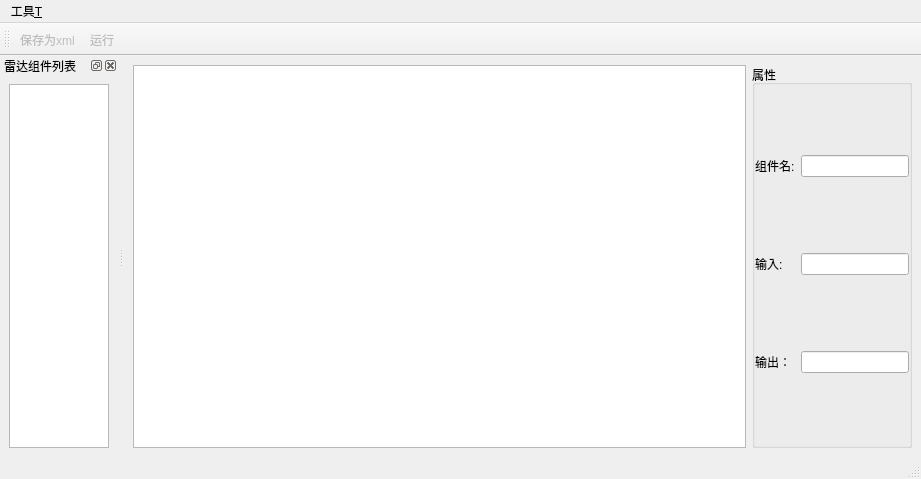
<?xml version="1.0" encoding="UTF-8"?>
<ui version="4.0">
 <class>MainWindow_Radar</class>
 <widget class="QMainWindow" name="MainWindow_Radar">
  <property name="enabled">
   <bool>true</bool>
  </property>
  <property name="geometry">
   <rect>
    <x>0</x>
    <y>0</y>
    <width>921</width>
    <height>479</height>
   </rect>
  </property>
  <property name="windowTitle">
   <string>编辑雷达</string>
  </property>
  <widget class="QWidget" name="centralwidget">
   <layout class="QHBoxLayout" name="horizontalLayout">
    <item>
     <widget class="QGraphicsView" name="graphicsView">
      <property name="styleSheet">
       <string notr="true"/>
      </property>
      <property name="frameShadow">
       <enum>QFrame::Plain</enum>
      </property>
      <property name="sizeAdjustPolicy">
       <enum>QAbstractScrollArea::AdjustToContents</enum>
      </property>
      <property name="backgroundBrush">
       <brush brushstyle="NoBrush">
        <color alpha="255">
         <red>0</red>
         <green>0</green>
         <blue>0</blue>
        </color>
       </brush>
      </property>
     </widget>
    </item>
    <item>
     <widget class="QGroupBox" name="groupBox">
      <property name="sizePolicy">
       <sizepolicy hsizetype="Minimum" vsizetype="Minimum">
        <horstretch>0</horstretch>
        <verstretch>0</verstretch>
       </sizepolicy>
      </property>
      <property name="title">
       <string>属性</string>
      </property>
      <property name="flat">
       <bool>false</bool>
      </property>
      <property name="checkable">
       <bool>false</bool>
      </property>
      <layout class="QVBoxLayout" name="verticalLayout">
       <property name="sizeConstraint">
        <enum>QLayout::SetMinimumSize</enum>
       </property>
       <property name="leftMargin">
        <number>0</number>
       </property>
       <property name="topMargin">
        <number>0</number>
       </property>
       <property name="rightMargin">
        <number>0</number>
       </property>
       <property name="bottomMargin">
        <number>0</number>
       </property>
       <item>
        <layout class="QHBoxLayout" name="horizontalLayout_2">
         <property name="sizeConstraint">
          <enum>QLayout::SetMinimumSize</enum>
         </property>
         <item>
          <widget class="QLabel" name="label_name">
           <property name="text">
            <string>组件名:</string>
           </property>
          </widget>
         </item>
         <item>
          <widget class="QLineEdit" name="lineEdit_CompName">
           <property name="enabled">
            <bool>true</bool>
           </property>
           <property name="sizePolicy">
            <sizepolicy hsizetype="Minimum" vsizetype="Fixed">
             <horstretch>0</horstretch>
             <verstretch>0</verstretch>
            </sizepolicy>
           </property>
           <property name="readOnly">
            <bool>true</bool>
           </property>
          </widget>
         </item>
        </layout>
       </item>
       <item>
        <layout class="QHBoxLayout" name="horizontalLayout_3">
         <property name="sizeConstraint">
          <enum>QLayout::SetMinimumSize</enum>
         </property>
         <item>
          <widget class="QLabel" name="label_input">
           <property name="text">
            <string>输入:</string>
           </property>
          </widget>
         </item>
         <item>
          <widget class="QLineEdit" name="lineEdit_CompInput">
           <property name="sizePolicy">
            <sizepolicy hsizetype="Minimum" vsizetype="Fixed">
             <horstretch>0</horstretch>
             <verstretch>0</verstretch>
            </sizepolicy>
           </property>
           <property name="readOnly">
            <bool>true</bool>
           </property>
          </widget>
         </item>
        </layout>
       </item>
       <item>
        <layout class="QHBoxLayout" name="horizontalLayout_4">
         <property name="sizeConstraint">
          <enum>QLayout::SetMinimumSize</enum>
         </property>
         <item>
          <widget class="QLabel" name="label_output">
           <property name="text">
            <string>输出：</string>
           </property>
          </widget>
         </item>
         <item>
          <widget class="QLineEdit" name="lineEdit_CompOutput">
           <property name="sizePolicy">
            <sizepolicy hsizetype="Minimum" vsizetype="Fixed">
             <horstretch>0</horstretch>
             <verstretch>0</verstretch>
            </sizepolicy>
           </property>
           <property name="readOnly">
            <bool>true</bool>
           </property>
          </widget>
         </item>
        </layout>
       </item>
      </layout>
     </widget>
    </item>
   </layout>
  </widget>
  <widget class="QMenuBar" name="menubar">
   <property name="geometry">
    <rect>
     <x>0</x>
     <y>0</y>
     <width>921</width>
     <height>21</height>
    </rect>
   </property>
   <widget class="QMenu" name="menu">
    <property name="title">
     <string>工具&amp;T</string>
    </property>
    <addaction name="actionCom_list"/>
    <addaction name="actionOpenXml"/>
    <addaction name="actionsave"/>
    <addaction name="actionRunRadar"/>
   </widget>
   <addaction name="menu"/>
  </widget>
  <widget class="QStatusBar" name="statusbar"/>
  <widget class="QDockWidget" name="dockCompList">
   <property name="enabled">
    <bool>true</bool>
   </property>
   <property name="sizePolicy">
    <sizepolicy hsizetype="Preferred" vsizetype="Preferred">
     <horstretch>0</horstretch>
     <verstretch>0</verstretch>
    </sizepolicy>
   </property>
   <property name="minimumSize">
    <size>
     <width>91</width>
     <height>113</height>
    </size>
   </property>
   <property name="autoFillBackground">
    <bool>false</bool>
   </property>
   <property name="styleSheet">
    <string notr="true"/>
   </property>
   <property name="floating">
    <bool>false</bool>
   </property>
   <property name="features">
    <set>QDockWidget::AllDockWidgetFeatures</set>
   </property>
   <property name="windowTitle">
    <string>雷达组件列表</string>
   </property>
   <attribute name="dockWidgetArea">
    <number>1</number>
   </attribute>
   <widget class="QWidget" name="dockWidgetContents">
    <layout class="QGridLayout" name="gridLayout">
     <item row="0" column="0">
      <widget class="RadarCompDraglistWidget" name="listWidget">
       <property name="enabled">
        <bool>true</bool>
       </property>
       <property name="sizePolicy">
        <sizepolicy hsizetype="Preferred" vsizetype="Preferred">
         <horstretch>0</horstretch>
         <verstretch>0</verstretch>
        </sizepolicy>
       </property>
       <property name="baseSize">
        <size>
         <width>0</width>
         <height>0</height>
        </size>
       </property>
       <property name="sizeAdjustPolicy">
        <enum>QAbstractScrollArea::AdjustToContents</enum>
       </property>
       <property name="sortingEnabled">
        <bool>false</bool>
       </property>
      </widget>
     </item>
    </layout>
   </widget>
  </widget>
  <widget class="QToolBar" name="toolBar">
   <property name="windowTitle">
    <string>toolBar</string>
   </property>
   <attribute name="toolBarArea">
    <enum>TopToolBarArea</enum>
   </attribute>
   <attribute name="toolBarBreak">
    <bool>false</bool>
   </attribute>
   <addaction name="actionsave"/>
   <addaction name="actionRunRadar"/>
  </widget>
  <action name="actionCom_list">
   <property name="checkable">
    <bool>true</bool>
   </property>
   <property name="checked">
    <bool>false</bool>
   </property>
   <property name="text">
    <string>组件列表</string>
   </property>
  </action>
  <action name="actionOpenXml">
   <property name="text">
    <string>打开xml</string>
   </property>
  </action>
  <action name="actionsave">
   <property name="enabled">
    <bool>false</bool>
   </property>
   <property name="icon">
    <iconset resource="../Res/res.qrc">
     <normaloff>:/img/save.png</normaloff>:/img/save.png</iconset>
   </property>
   <property name="text">
    <string>保存为xml</string>
   </property>
  </action>
  <action name="actionRunRadar">
   <property name="enabled">
    <bool>false</bool>
   </property>
   <property name="icon">
    <iconset resource="../Res/res.qrc">
     <normaloff>:/img/runXml.png</normaloff>:/img/runXml.png</iconset>
   </property>
   <property name="text">
    <string>运行</string>
   </property>
  </action>
  <zorder>dockCompList</zorder>
 </widget>
 <customwidgets>
  <customwidget>
   <class>RadarCompDraglistWidget</class>
   <extends>QListWidget</extends>
   <header>radarcompdraglistwidget.h</header>
  </customwidget>
 </customwidgets>
 <resources>
  <include location="../Res/res.qrc"/>
 </resources>
 <connections/>
</ui>
